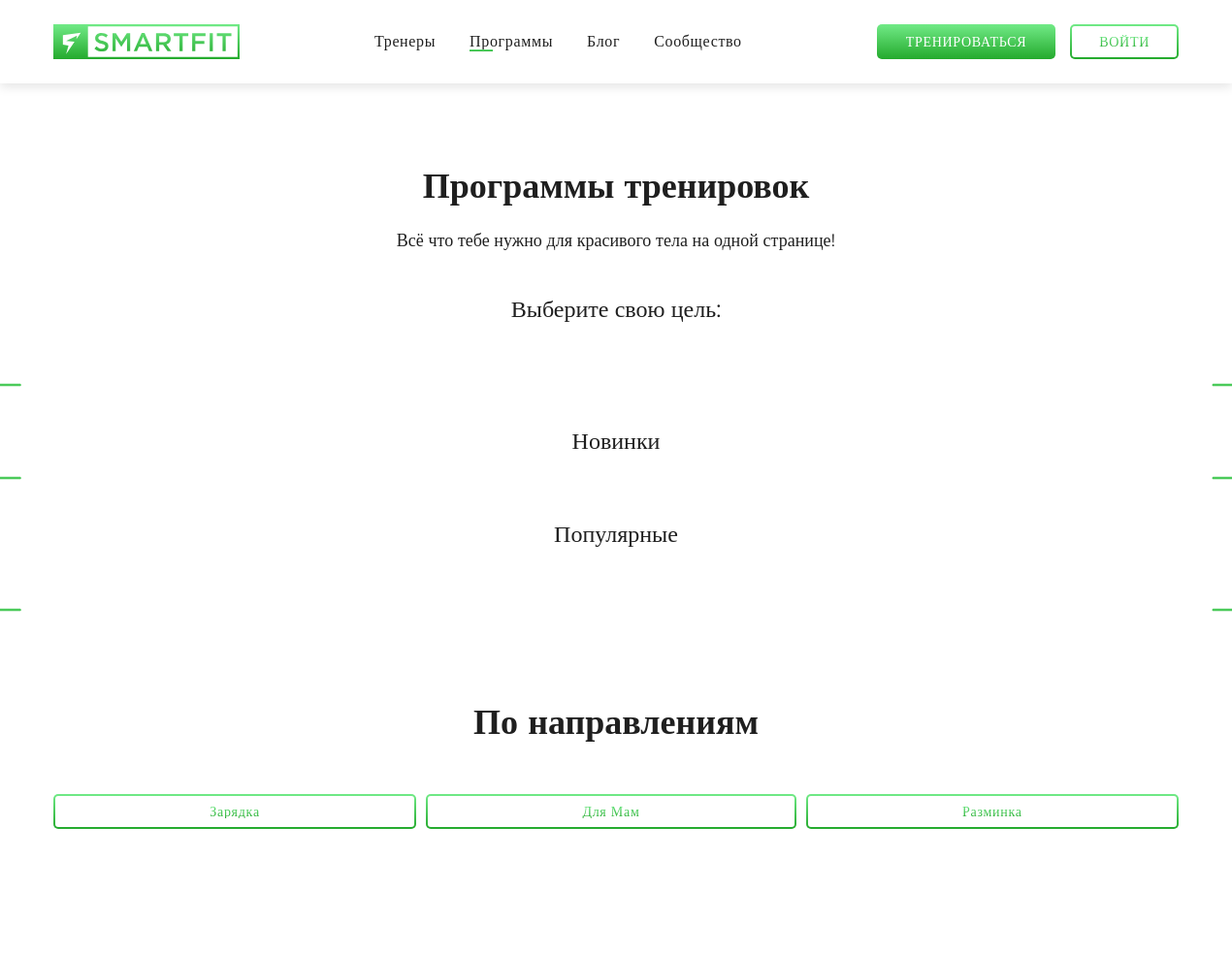
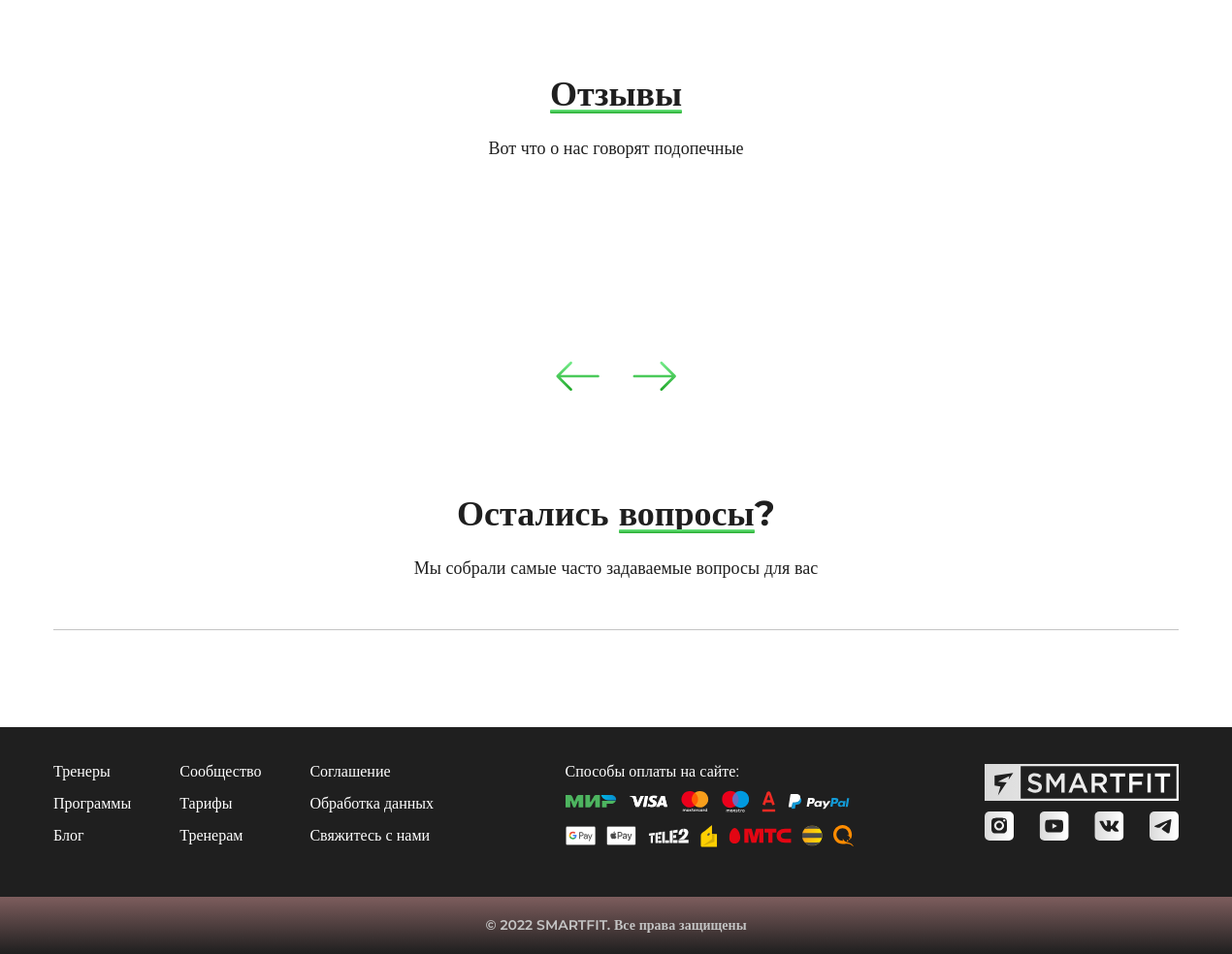
The page /programs on the database as committed earlier (2 pictures, top to bottom).
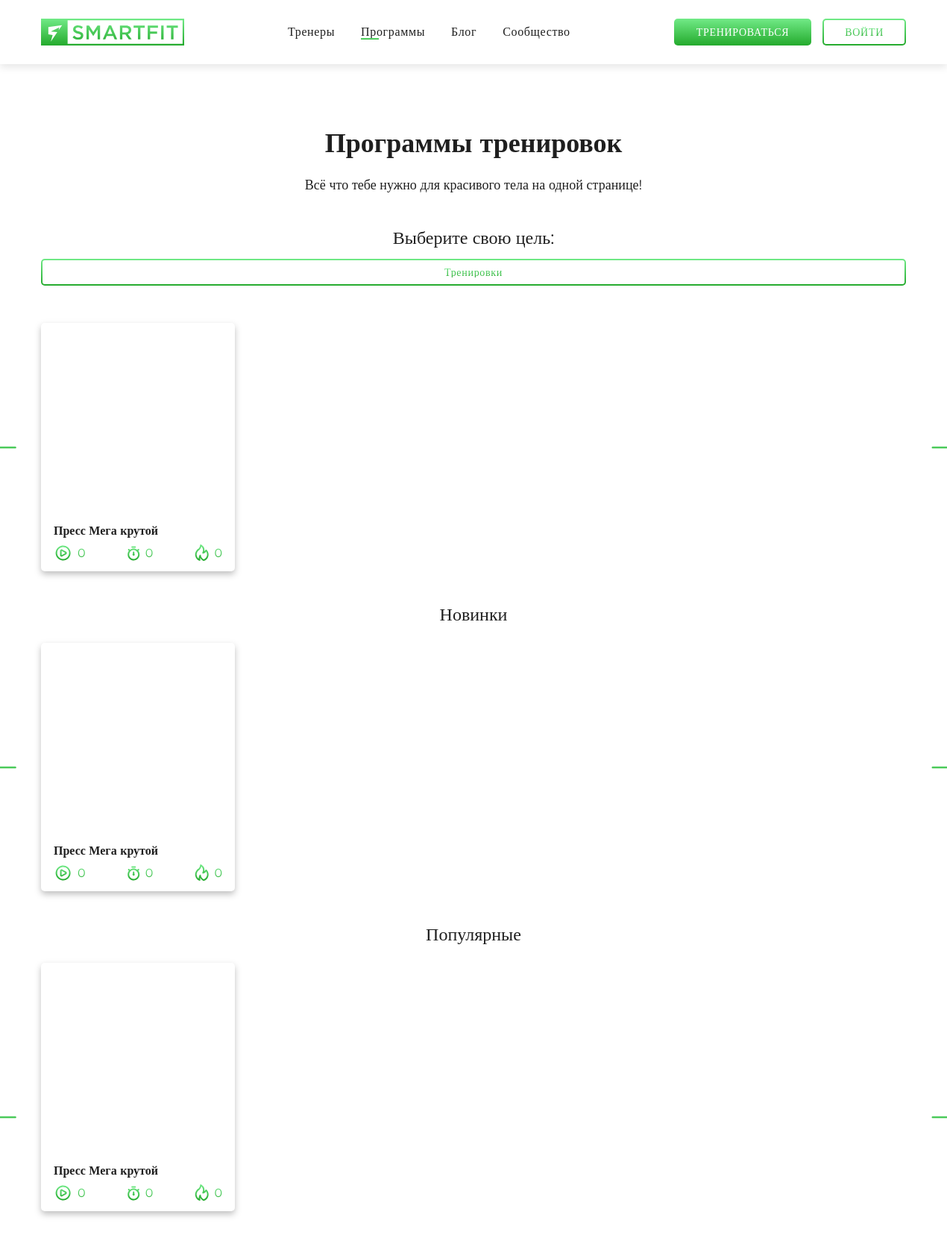
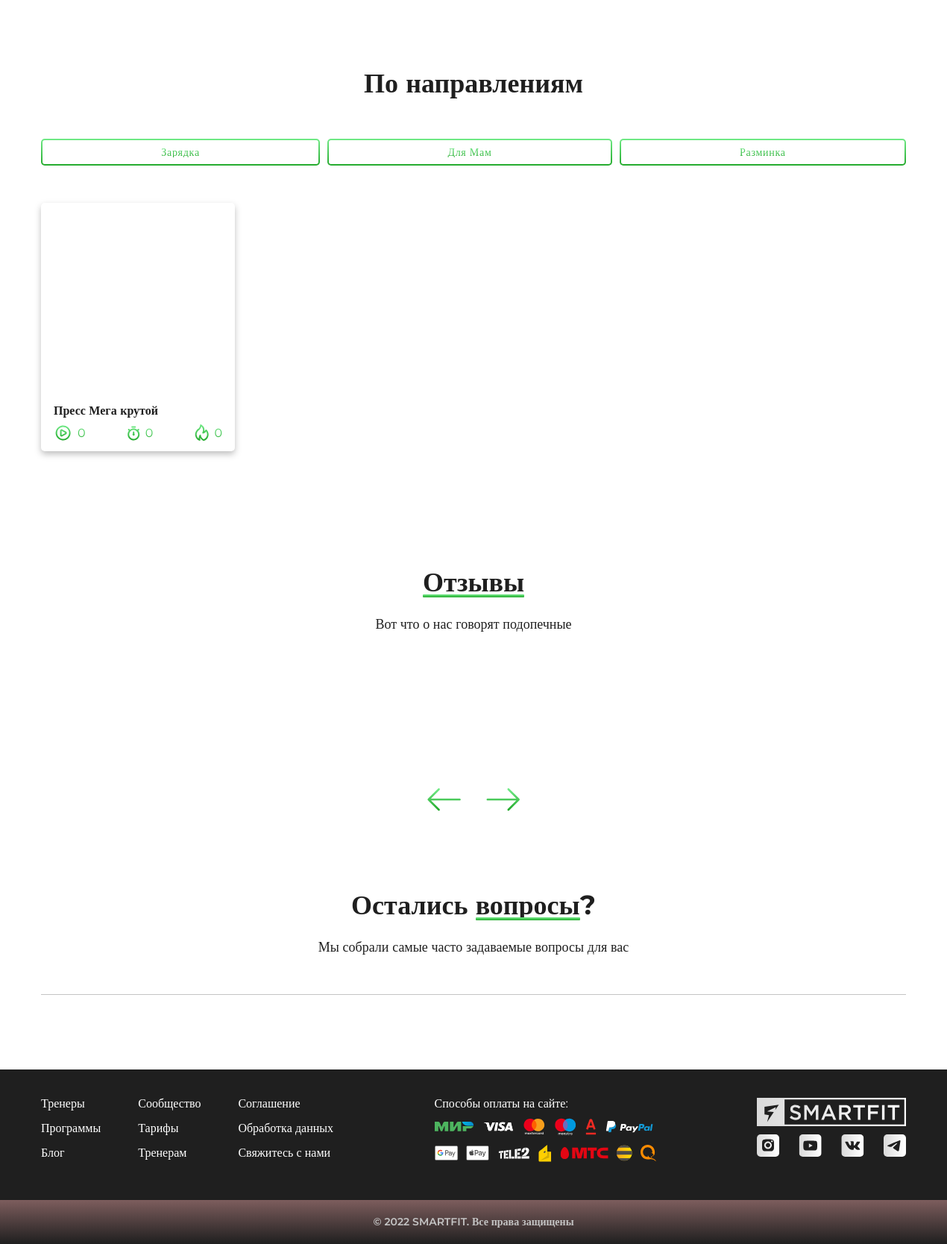
The same page on the database as committed later (2 pictures, top to bottom).
### core/models.py (models this page shows, shortened)
class WorkoutProgram(models.Model):
    name = models.CharField(max_length=30)
    preview_pic = models.ImageField()
    main_pic = models.ImageField()
    video = models.CharField(max_length=1000)
    length = models.IntegerField(default=0)
    calories = models.IntegerField(default=0)
    amount_of_workouts = models.IntegerField(default=0)
    trainer = models.ForeignKey(Trainer, on_delete=models.CASCADE, default='0')
    directions = models.ForeignKey(Direction, on_delete=models.SET_NULL, null=True)
    description = models.TextField(max_length=200)
    subscribers = models.ManyToManyField(User, through='Subscription', default=0)
    pub_date = models.DateTimeField(auto_created=True)
    CHOICES = [
        ('1', 'Новичек'),
        ('2', 'Любитель'),
        ('3', 'Продвинутый'),
        ('4', 'Профессионал'),
    ]
    level = models.CharField(max_length=1, choices=CHOICES)
    class Meta:
        verbose_name = 'Программа'

### core/views.py (the view)
# urls.py: path('programs', views.programs, name='programs'),
def programs(request):
    template = 'programms.html'
    context = {
        'trend': Trend.objects.all(),
        'all': WorkoutProgram.objects.all(),
        'new': WorkoutProgram.objects.order_by('-pub_date')[:10],
        "pop": WorkoutProgram.objects.order_by('subscribers')[:10],
        'directions': Direction.objects.all(),
        'reviews': Feedback.objects.all(),
        'questions': Question.objects.all(),
    }
    return render(request, template, context)

### core/templates/programms.html (shortened to what the changed rows need)
<!DOCTYPE html>
<html lang="en" xmlns="http://www.w3.org/1999/html">
<head>
    <link rel="stylesheet" href="../static/fonts/stylesheet.css">
    <link rel="stylesheet" href="../static/css/SF_main.css">
    <link rel="stylesheet" href="../static/css/SF_components.css">
    <link rel="stylesheet" href="../static/css/SF_lk.css">
    <link rel="stylesheet" href="../static/css/modal.css">
</head>
<body>
<div class="programs page">
    <div class="programs__inner wrapper">
        <h2 class="programs__title center">Программы тренировок</h2>
        <div class="wrapper">
            <div class='carousel programs__carousel-first'>
                <div class="carousel__inner  ">
                    <div class="carousel__swiper swiper-container programs-slider_trg">
                        <div class="swiper-wrapper">
                            {% for i in all %}
                                <a href="{% url 'program' i.id %}">
                                    <div class="swiper-slide">
                                        <div class="program-slide program-slide_trend {{ i.directions.id }}">
                                            <div class="program-slide__frame"
                                                 style='background-image:url("/media/{{ i.preview_pic }}");background-size:cover;background-position:center'>
                                            </div>
                                            <div class="program-slide__bottom">
                                                <p class="program-slide__name">{{ i.name }}</p>
                                                <div class="program-slide__info">
                                                    <div class="program-slide__item">
                                                        <img src='../static/images/videos.svg' alt=""
                                                             class="program-slide__item-icon">
                                                    </div>
                                                    <div class="program-slide__item">
                                                        <img src='../static/images/time.svg' alt=""
                                                             class="program-slide__item-icon"/>
                                                    </div>
                                                    <div class="program-slide__item">
                                                        <img src='../static/images/calories.svg' alt=""
                                                             class="program-slide__item-icon"/>
                                                    </div>
                                                </div>
                                            </div>
                                        </div>
                                    </div>
                                </a>
                            {% endfor %}
                        </div>
                    </div>
                </div>
            </div>
        </div>
        <div class="wrapper">
            <div class='carousel programs__carousel-new'>
                <div class="carousel__inner">
                    <div class="carousel__swiper swiper-container programs__carousel-new">
                        <div class="swiper-wrapper">
                            {% for i in new %}
                                <a href="{% url 'program' i.id %}">
                                    <div class="swiper-slide">
                                        <div class="program-slide">
                                            <div class="program-slide__frame"
                                                 style='background-image:url("/media/{{ i.preview_pic }}");background-size: cover;background-position: center'>
                                            </div>
                                            <div class="program-slide__bottom">
                                                <p class="program-slide__name">{{ i.name }}</p>
                                                <div class="program-slide__info">
                                                    <div class="program-slide__item">
                                                        <img src='../static/images/videos.svg' alt=""
                                                             class="program-slide__item-icon"/>
                                                    </div>
                                                    <div class="program-slide__item">
                                                        <img src='../static/images/time.svg' alt=""
                                                             class="program-slide__item-icon"/>
                                                    </div>
                                                    <div class="program-slide__item">
                                                        <img src="../static/images/calories.svg" alt=""
                                                             class="program-slide__item-icon"/>
                                                    </div>
                                                </div>
                                            </div>
                                        </div>
                                    </div>
                                </a>
                            {% endfor %}
                        </div>
                    </div>
                </div>
            </div>
        </div>
        <div class="wrapper">
            <div class='carousel programs__carousel-popular'>
                <div class="carousel__inner">
                    <div class="carousel__swiper swiper-container programs__carousel-popular">
                        <div class="swiper-wrapper">
                            {% for i in pop %}
                                <a href="{% url 'program' i.id %}">
                                    <div class="swiper-slide">
                                        <div class="program-slide">
                                            <div class="program-slide__frame"
                                                 style='background-image:url("/media/{{ i.preview_pic }}");background-size: cover;background-position: center'>
                                            </div>
                                            <div class="program-slide__bottom">
                                                <p class="program-slide__name">{{ i.name }}</p>
                                                <div class="program-slide__info">
                                                    <div class="program-slide__item">
                                                        <img src='../static/images/videos.svg' alt=""
                                                             class="program-slide__item-icon"/>
                                                    </div>
                                                    <div class="program-slide__item">
                                                        <img src='../static/images/time.svg' alt=""
                                                             class="program-slide__item-icon"/>
                                                    </div>
                                                    <div class="program-slide__item">
                                                        <img src="../static/images/calories.svg" alt=""
                                                             class="program-slide__item-icon"/>
                                                    </div>
                                                </div>
                                            </div>
                                        </div>
                                    </div>
                                </a>
                            {% endfor %}
                        </div>
                    </div>
                </div>
            </div>
        </div>
        <h2 class="programs__title programs__title-2">По направлениям</h2>
        <div class="programs__box">
            {% for i in all %}
                <a href="{% url 'program' i.id %}">
                    <div class="program-slide program-slide_all {{ i.directions.id }}">
                        <div class="program-slide__frame"
                             style="background-image:url('/media/{{ i.preview_pic }}'); background-size:cover; background-position:center ">
                        </div>
                        <div class="program-slide__bottom">
                            <p class="program-slide__name">{{ i.name }}</p>
                            <div class="program-slide__info">
                                <div class="program-slide__item">
                                    <img src="../static/images/videos.svg" alt="" class="program-slide__item-icon"/>
                                </div>
                                <div class="program-slide__item">
                                    <img src="../static/images/time.svg" alt="" class="program-slide__item-icon"/>
                                </div>
                                <div class="program-slide__item">
                                    <img src="../static/images/calories.svg" alt="" class="program-slide__item-icon"/>
                                </div>
                            </div>
                        </div>
                    </div>
                </a>
            {% endfor %}
        </div>
    </div>
    <div class="reviews">
        <div class="reviews__inner wrapper">
            <h2 class="reviews__title center">
                <span class="underline small">Отзывы</span>
            </h2>
        </div>
    </div>
    <div class="questions">
        <div class="wrapper questions__inner">
            <h2 class="questions__title">
                Остались <span class="underline small">вопросы</span>?
            </h2>
        </div>
    </div>
</div>
</body>
</html>

Rows that differ between the two databases and show on the page:
added WorkoutProgram: name "Пресс Мега крутой"
